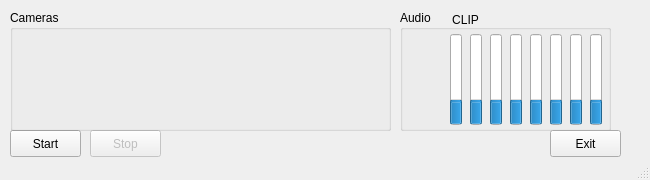
<?xml version="1.0" encoding="UTF-8"?>
<ui version="4.0">
 <class>MainDialogClass</class>
 <widget class="QMainWindow" name="MainDialogClass">
  <property name="geometry">
   <rect>
    <x>0</x>
    <y>0</y>
    <width>650</width>
    <height>180</height>
   </rect>
  </property>
  <property name="sizePolicy">
   <sizepolicy hsizetype="Fixed" vsizetype="Fixed">
    <horstretch>0</horstretch>
    <verstretch>0</verstretch>
   </sizepolicy>
  </property>
  <property name="minimumSize">
   <size>
    <width>650</width>
    <height>180</height>
   </size>
  </property>
  <property name="maximumSize">
   <size>
    <width>600</width>
    <height>180</height>
   </size>
  </property>
  <property name="windowTitle">
   <string>MEG Video Recording Station</string>
  </property>
  <widget class="QWidget" name="centralwidget">
   <widget class="QPushButton" name="startButton">
    <property name="geometry">
     <rect>
      <x>10</x>
      <y>130</y>
      <width>71</width>
      <height>27</height>
     </rect>
    </property>
    <property name="text">
     <string>Start</string>
    </property>
   </widget>
   <widget class="QPushButton" name="stopButton">
    <property name="enabled">
     <bool>false</bool>
    </property>
    <property name="geometry">
     <rect>
      <x>90</x>
      <y>130</y>
      <width>71</width>
      <height>27</height>
     </rect>
    </property>
    <property name="text">
     <string>Stop</string>
    </property>
   </widget>
   <widget class="QGroupBox" name="audioGroupBox">
    <property name="geometry">
     <rect>
      <x>400</x>
      <y>10</y>
      <width>211</width>
      <height>121</height>
     </rect>
    </property>
    <property name="title">
     <string>Audio</string>
    </property>
    <widget class="QProgressBar" name="level1">
     <property name="geometry">
      <rect>
       <x>50</x>
       <y>24</y>
       <width>12</width>
       <height>91</height>
      </rect>
     </property>
     <property name="value">
      <number>24</number>
     </property>
     <property name="textVisible">
      <bool>false</bool>
     </property>
     <property name="orientation">
      <enum>Qt::Vertical</enum>
     </property>
    </widget>
    <widget class="QProgressBar" name="level2">
     <property name="geometry">
      <rect>
       <x>70</x>
       <y>24</y>
       <width>12</width>
       <height>91</height>
      </rect>
     </property>
     <property name="value">
      <number>24</number>
     </property>
     <property name="textVisible">
      <bool>false</bool>
     </property>
     <property name="orientation">
      <enum>Qt::Vertical</enum>
     </property>
    </widget>
    <widget class="QLabel" name="levelTopLabel">
     <property name="geometry">
      <rect>
       <x>0</x>
       <y>20</y>
       <width>41</width>
       <height>20</height>
      </rect>
     </property>
     <property name="text">
      <string/>
     </property>
     <property name="alignment">
      <set>Qt::AlignRight|Qt::AlignTrailing|Qt::AlignVCenter</set>
     </property>
    </widget>
    <widget class="QLabel" name="levelBottomLabel">
     <property name="geometry">
      <rect>
       <x>0</x>
       <y>100</y>
       <width>41</width>
       <height>20</height>
      </rect>
     </property>
     <property name="text">
      <string/>
     </property>
     <property name="alignment">
      <set>Qt::AlignRight|Qt::AlignTrailing|Qt::AlignVCenter</set>
     </property>
    </widget>
    <widget class="QLabel" name="clipLabel">
     <property name="geometry">
      <rect>
       <x>50</x>
       <y>0</y>
       <width>31</width>
       <height>20</height>
      </rect>
     </property>
     <property name="text">
      <string>CLIP</string>
     </property>
     <property name="alignment">
      <set>Qt::AlignCenter</set>
     </property>
    </widget>
    <widget class="QProgressBar" name="level3">
     <property name="geometry">
      <rect>
       <x>90</x>
       <y>24</y>
       <width>12</width>
       <height>91</height>
      </rect>
     </property>
     <property name="value">
      <number>24</number>
     </property>
     <property name="textVisible">
      <bool>false</bool>
     </property>
     <property name="orientation">
      <enum>Qt::Vertical</enum>
     </property>
    </widget>
    <widget class="QProgressBar" name="level4">
     <property name="geometry">
      <rect>
       <x>110</x>
       <y>24</y>
       <width>12</width>
       <height>91</height>
      </rect>
     </property>
     <property name="value">
      <number>24</number>
     </property>
     <property name="textVisible">
      <bool>false</bool>
     </property>
     <property name="orientation">
      <enum>Qt::Vertical</enum>
     </property>
    </widget>
    <widget class="QProgressBar" name="level5">
     <property name="geometry">
      <rect>
       <x>130</x>
       <y>24</y>
       <width>12</width>
       <height>91</height>
      </rect>
     </property>
     <property name="value">
      <number>24</number>
     </property>
     <property name="textVisible">
      <bool>false</bool>
     </property>
     <property name="orientation">
      <enum>Qt::Vertical</enum>
     </property>
    </widget>
    <widget class="QProgressBar" name="level6">
     <property name="geometry">
      <rect>
       <x>150</x>
       <y>24</y>
       <width>12</width>
       <height>91</height>
      </rect>
     </property>
     <property name="value">
      <number>24</number>
     </property>
     <property name="textVisible">
      <bool>false</bool>
     </property>
     <property name="orientation">
      <enum>Qt::Vertical</enum>
     </property>
    </widget>
    <widget class="QProgressBar" name="level7">
     <property name="geometry">
      <rect>
       <x>170</x>
       <y>24</y>
       <width>12</width>
       <height>91</height>
      </rect>
     </property>
     <property name="value">
      <number>24</number>
     </property>
     <property name="textVisible">
      <bool>false</bool>
     </property>
     <property name="orientation">
      <enum>Qt::Vertical</enum>
     </property>
    </widget>
    <widget class="QProgressBar" name="level8">
     <property name="geometry">
      <rect>
       <x>190</x>
       <y>24</y>
       <width>12</width>
       <height>91</height>
      </rect>
     </property>
     <property name="value">
      <number>24</number>
     </property>
     <property name="textVisible">
      <bool>false</bool>
     </property>
     <property name="orientation">
      <enum>Qt::Vertical</enum>
     </property>
    </widget>
   </widget>
   <widget class="QGroupBox" name="videoGroupBox">
    <property name="geometry">
     <rect>
      <x>10</x>
      <y>10</y>
      <width>381</width>
      <height>121</height>
     </rect>
    </property>
    <property name="title">
     <string>Cameras</string>
    </property>
   </widget>
   <widget class="QPushButton" name="exitButton">
    <property name="geometry">
     <rect>
      <x>550</x>
      <y>130</y>
      <width>71</width>
      <height>27</height>
     </rect>
    </property>
    <property name="text">
     <string>Exit</string>
    </property>
   </widget>
   <widget class="QWidget" name="verticalLayoutWidget">
    <property name="geometry">
     <rect>
      <x>20</x>
      <y>30</y>
      <width>371</width>
      <height>101</height>
     </rect>
    </property>
    <layout class="QVBoxLayout" name="videoVerticalLayout">
     <property name="spacing">
      <number>0</number>
     </property>
    </layout>
   </widget>
  </widget>
  <widget class="QStatusBar" name="statusBar"/>
 </widget>
 <resources/>
 <connections>
  <connection>
   <sender>startButton</sender>
   <signal>clicked()</signal>
   <receiver>MainDialogClass</receiver>
   <slot>onStartRec()</slot>
   <hints>
    <hint type="sourcelabel">
     <x>56</x>
     <y>993</y>
    </hint>
    <hint type="destinationlabel">
     <x>649</x>
     <y>509</y>
    </hint>
   </hints>
  </connection>
  <connection>
   <sender>stopButton</sender>
   <signal>clicked()</signal>
   <receiver>MainDialogClass</receiver>
   <slot>onStopRec()</slot>
   <hints>
    <hint type="sourcelabel">
     <x>176</x>
     <y>993</y>
    </hint>
    <hint type="destinationlabel">
     <x>649</x>
     <y>509</y>
    </hint>
   </hints>
  </connection>
  <connection>
   <sender>exitButton</sender>
   <signal>clicked()</signal>
   <receiver>MainDialogClass</receiver>
   <slot>onExit()</slot>
   <hints>
    <hint type="sourcelabel">
     <x>346</x>
     <y>193</y>
    </hint>
    <hint type="destinationlabel">
     <x>204</x>
     <y>109</y>
    </hint>
   </hints>
  </connection>
 </connections>
 <slots>
  <slot>onStartRec()</slot>
  <slot>onStopRec()</slot>
  <slot>onShutterChanged(int)</slot>
  <slot>onGainChanged(int)</slot>
  <slot>onExit()</slot>
 </slots>
</ui>
